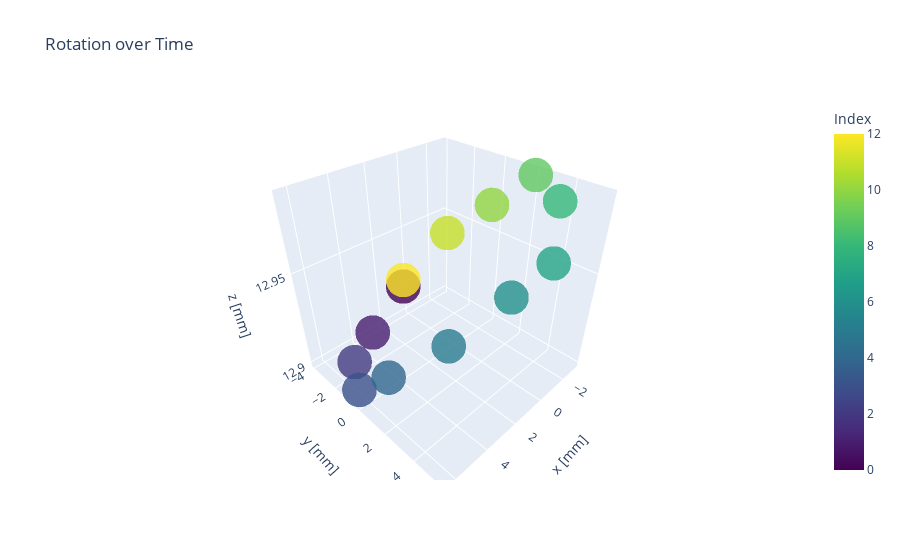

Notebook cell for this chart:
### Code cell
a = 0
b = 1

measured2D = go.Scatter3d(x=locpred[:,a], y=locpred[:,b], z=locpred[:,2], mode='markers', marker=dict(
        size=12,
        color=np.array(range(len(locpred[:,a]))),                # set color to an array/list of desired values
        colorbar=dict(
            title="Index"
        ),
        colorscale='Viridis',   # choose a colorscale
        opacity=0.8
    ))
#calc2D = go.Scatter(x=locact[:,a], y=locact[:,b], mode='markers')
layout = go.Layout(title='Rotation over Time', scene=dict(xaxis_title='x [mm]', yaxis_title='y [mm]', zaxis_title='z [mm]'))
fig2 = go.Figure(data=[measured2D], layout=layout)
fig2.update_yaxes(scaleanchor='x')
fig2.show()

### Figure 1 — Plotly figure (JSON) as saved in the notebook; plotly's stock layout.template omitted (floating-point values rounded to 4 significant figures)
{"data": [{"marker": {"color": [0, 1, 2, 3, 4, 5, 6, 7, 8, 9, 10, 11, 12], "colorbar": {"title": {"text": "Index"}}, "colorscale": [[0, "#440154"], [0.1111, "#482878"], [0.2222, "#3e4989"], [0.3333, "#31688e"], [0.4444, "#26828e"], [0.5556, "#1f9e89"], [0.6667, "#35b779"], [0.7778, "#6ece58"], [0.8889, "#b5de2b"], [1, "#fde725"]], "opacity": 0.8, "size": 12}, "mode": "markers", "type": "scatter3d", "x": [0.399, 2.867, 5.099, 6.364, 6.298, 4.953, 2.872, 0.3579, -1.697, -3.001, -3.038, -1.878, 0.3712], "y": [-3.9, -3.872, -2.499, -0.231, 2.171, 4.348, 5.508, 5.575, 4.245, 2.03, -0.4484, -2.551, -3.889], "z": [12.92, 12.9, 12.9, 12.91, 12.93, 12.95, 12.97, 12.97, 12.98, 12.98, 12.96, 12.95, 12.92]}], "layout": {"scene": {"xaxis": {"title": {"text": "x [mm]"}}, "yaxis": {"title": {"text": "y [mm]"}}, "zaxis": {"title": {"text": "z [mm]"}}}, "title": {"text": "Rotation over Time"}, "yaxis": {"scaleanchor": "x"}}}
